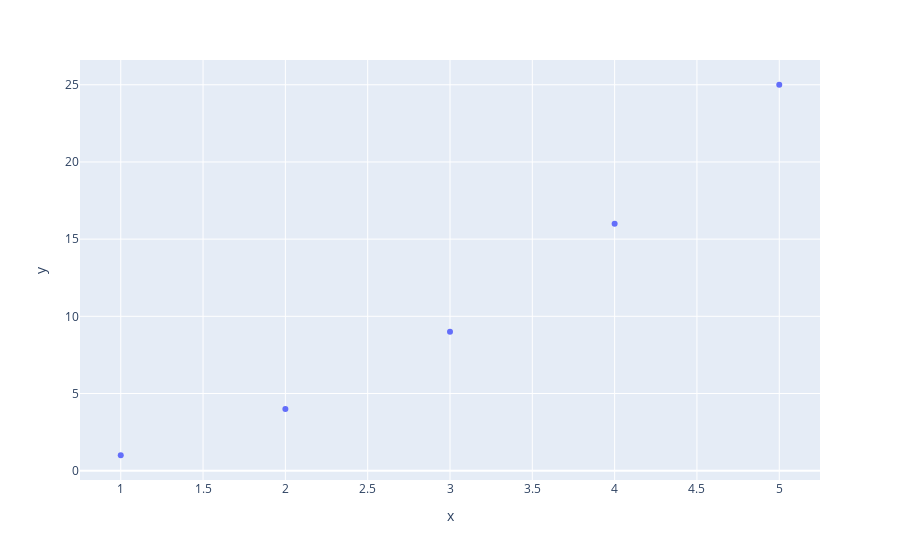

The code cell stored with this chart in its notebook:
### Code cell
fig = px.scatter(x = [1, 2, 3, 4, 5], y = [1, 4, 9, 16 , 25])
fig.show()

### Figure 1 — Plotly figure (JSON) as saved in the notebook; plotly's stock layout.template omitted (floating-point values rounded to 4 significant figures)
{"data": [{"hoverlabel": {"namelength": 0}, "hovertemplate": "x=%{x}<br>y=%{y}", "legendgroup": "", "marker": {"color": "#636efa", "symbol": "circle"}, "mode": "markers", "name": "", "showlegend": false, "type": "scatter", "x": [1, 2, 3, 4, 5], "xaxis": "x", "y": [1, 4, 9, 16, 25], "yaxis": "y"}], "layout": {"legend": {"tracegroupgap": 0}, "margin": {"t": 60}, "xaxis": {"anchor": "y", "domain": [0, 1], "title": {"text": "x"}}, "yaxis": {"anchor": "x", "domain": [0, 1], "title": {"text": "y"}}}}
